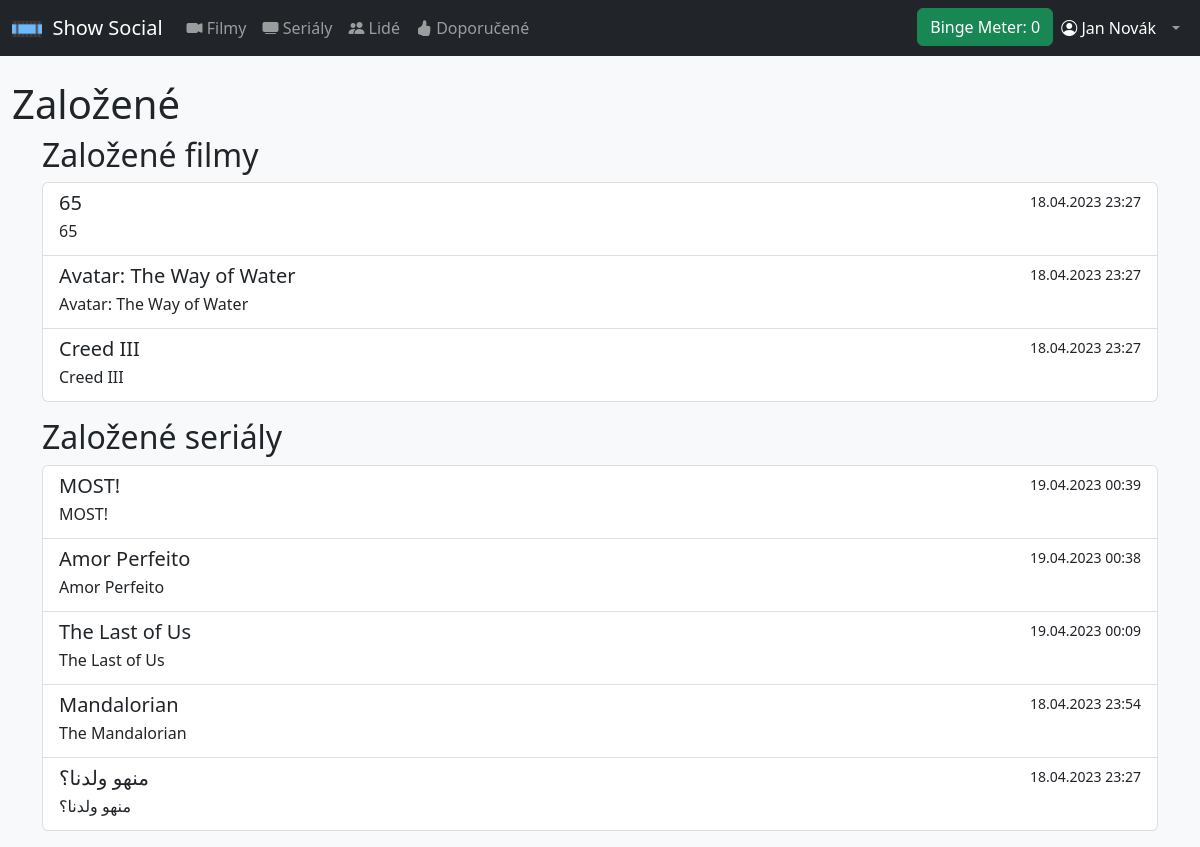
The app's page /bookmarks.php (signed in), older data.
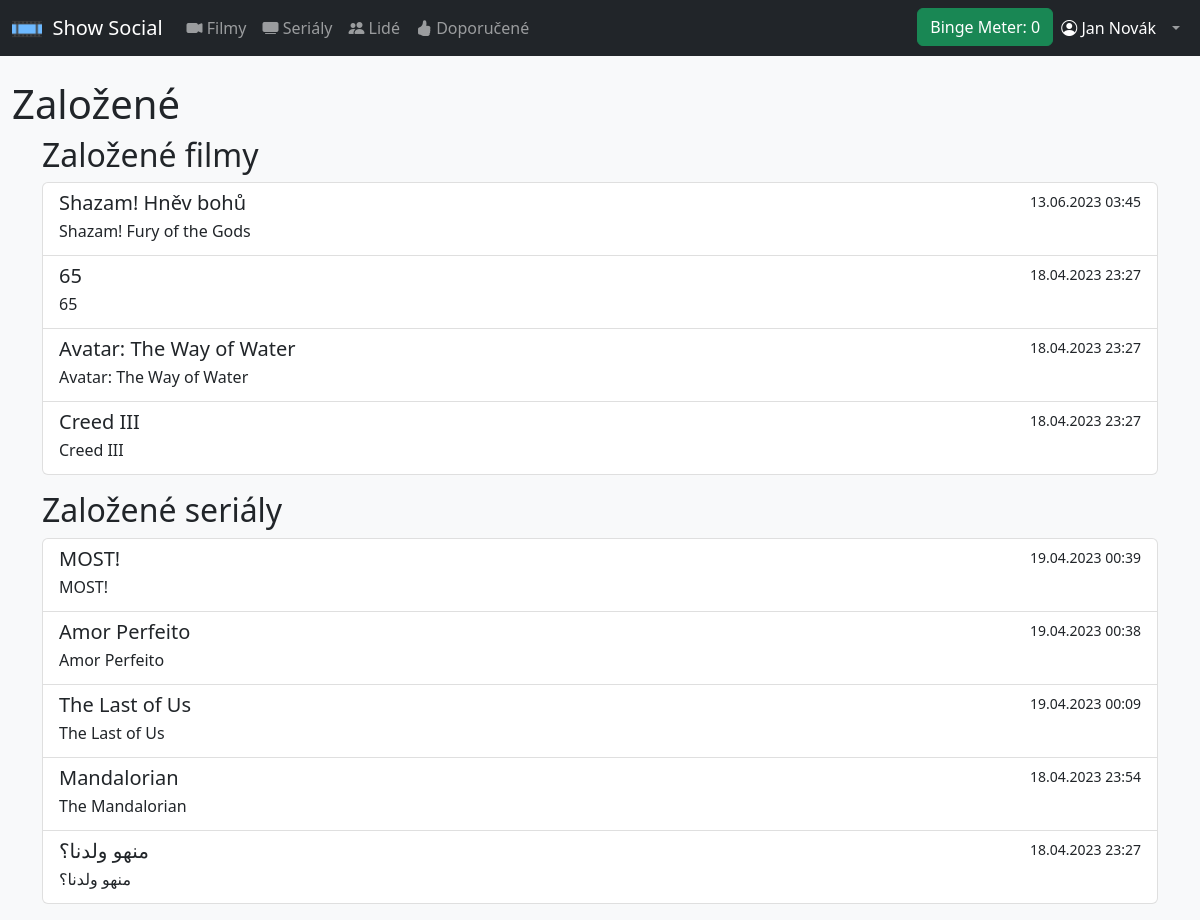
The same page, newer data.
### tables this page shows
CREATE TABLE `bookmarked_movies` (
  `user_id` int(11) NOT NULL,
  `movie_id` int(11) NOT NULL,
  `timestamp` timestamp NOT NULL DEFAULT current_timestamp()
);

CREATE TABLE `movies` (
  `movie_id` int(11) NOT NULL,
  `title` varchar(100) NOT NULL,
  `original_title` varchar(100) NOT NULL,
  `overview` varchar(1000) NOT NULL,
  `poster_path` varchar(50) NOT NULL,
  `release_date` date NOT NULL,
  `runtime` smallint(6) NOT NULL
);

CREATE TABLE `bookmarked_tv_shows` (
  `user_id` int(11) NOT NULL,
  `show_id` bigint(20) NOT NULL,
  `timestamp` timestamp NOT NULL DEFAULT current_timestamp()
);

CREATE TABLE `tv_shows` (
  `id` bigint(20) NOT NULL,
  `name` varchar(255) NOT NULL,
  `original_name` varchar(255) NOT NULL,
  `poster_path` varchar(255) NOT NULL
);

### classes/dbh.class.php (called while the page is built)
<?php
class Dbh {
    private $host = "db.dw175.webglobe.com";
    private $username = "showsocialuser";
    private $password = "Ayylmao1337";
    private $dbname = "show_social";
    public function connect() {
        $dsn = 'mysql:host=' .  $this->host .';dbname=' . $this->dbname;
        $pdo = new PDO($dsn, $this->username, $this->password);
        $pdo->setAttribute(PDO::ATTR_DEFAULT_FETCH_MODE, PDO::FETCH_ASSOC);
        return $pdo;
    }
}

### classes/User.class.php (called while the page is built, shortened)
<?php
require_once $_SERVER['DOCUMENT_ROOT'].'/classes/dbh.class.php';
class User extends Dbh {
    private $id;
    function __construct($userId) {
        $this->id = $userId;
    }
    function bookmarkedMovies() {
        $bookmarkedMoviesStatement = $this->connect()->prepare('
            SELECT movies.movie_id, movies.title, movies.original_title, movies.poster_path, bookmarked_movies.timestamp
            FROM bookmarked_movies
            LEFT JOIN movies
            ON bookmarked_movies.movie_id = movies.movie_id
            WHERE user_id = (:user_id)
            ORDER BY bookmarked_movies.timestamp DESC;
        ');
        $bookmarkedMoviesStatement->execute([
            ':user_id' => $this->id
        ]);
        $bookmarkedMoviesData = $bookmarkedMoviesStatement->fetchAll();
        return $bookmarkedMoviesData;
    }
    function bookmarkedTvShows() {
        $bookmarkedTvShowsStatement = $this->connect()->prepare('
            SELECT tv_shows.id as show_id, tv_shows.name, tv_shows.original_name, tv_shows.poster_path, bookmarked_tv_shows.timestamp
            FROM bookmarked_tv_shows
            LEFT JOIN tv_shows
            ON bookmarked_tv_shows.show_id = tv_shows.id
            WHERE user_id = (:user_id)
            ORDER BY bookmarked_tv_shows.timestamp DESC;
        ');
        $bookmarkedTvShowsStatement->execute([
            ':user_id' => $this->id
        ]);
        $bookmarkedTvShowsData = $bookmarkedTvShowsStatement->fetchAll();
        return $bookmarkedTvShowsData;
    }
}

### bookmarks.php (the view, shortened to what this page needs)
<?php
require_once $_SERVER['DOCUMENT_ROOT'].'/classes/User.class.php';
include 'includes/header.inc.php';
echo '<h1>Založené</h1>';
$user = new User($_SESSION['user_id']);
$bookmarkedMovies = $user->bookmarkedMovies();
echo '<div class="container-sm mb-3">';
echo '<h2>Založené filmy</h2>';
echo '<div class="list-group">';
if ($bookmarkedMovies) {
    foreach ($bookmarkedMovies as $bookmarkedMovie) {
        echo '<a href="./movie.php?id=' . $bookmarkedMovie['movie_id'] . '" class="list-group-item list-group-item-action">';
        echo '<div class="d-flex w-100 justify-content-between">';
        echo '<h5 class="mb-1">' . $bookmarkedMovie['title'] . '</h5>';
        $bookmarkedTime = date_create($bookmarkedMovie['timestamp']);
        echo '<small>' . date_format($bookmarkedTime, 'd.m.Y H:i') . '</small>';
        echo '</div>';
        echo '<p class="mb-1">' . htmlspecialchars($bookmarkedMovie['original_title']) . '</p>';
        echo '</a>';
    }
} else {
    echo '<div class="list-group-item">Nemáte žádné založené filmy.</div>';
}
echo '</div>';
echo '</div>';
$bookmarkedTvShows = $user->bookmarkedTvShows();
echo '<div class="container-sm mb-3">';
echo '<h2>Založené seriály</h2>';
echo '<div class="list-group">';
if ($bookmarkedTvShows) {
    foreach ($bookmarkedTvShows as $bookmarkedTvShow) {
        echo '<a href="./show.php?id=' . $bookmarkedTvShow['show_id'] . '" class="list-group-item list-group-item-action">';
        echo '<div class="d-flex w-100 justify-content-between">';
        echo '<h5 class="mb-1">' . $bookmarkedTvShow['name'] . '</h5>';
        $bookmarkedTime = date_create($bookmarkedTvShow['timestamp']);
        echo '<small>' . date_format($bookmarkedTime, 'd.m.Y H:i') . '</small>';
        echo '</div>';
        echo '<p class="mb-1">' . htmlspecialchars($bookmarkedTvShow['original_name']) . '</p>';
        echo '</a>';
    }
} else {
    echo '<div class="list-group-item">Nemáte žádné založené seriály.</div>';
}
echo '</div>';
echo '</div>';
include 'includes/footer.inc.php';
?>

Row changes from the older to the newer data that the page shows:
added bookmarked_movies: movie.title "Shazam! Hněv bohů", timestamp "13.06.2023 03:45", movie.original_title "Shazam! Fury of the Gods"
